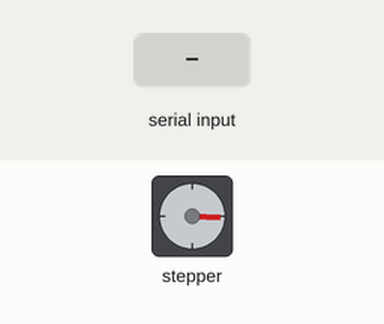
This sketch was run on a simulated Arduino Uno, built with avr-gcc and run on an emulated ATmega328P. On the bench: stepper motor. Inputs (shaded band) come from the test bench. Stepper angles assume 200 steps per turn.

Above: at 1.2 s.
1.3 s: "90,45\n" received over Serial
At 1.65 s:
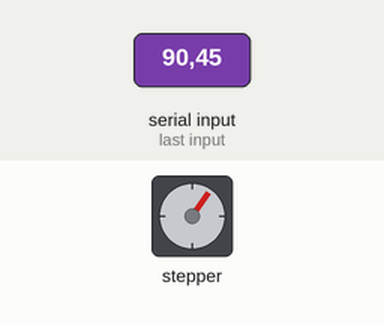
4.3 s: "30,150\n" received over Serial
At 4.95 s:
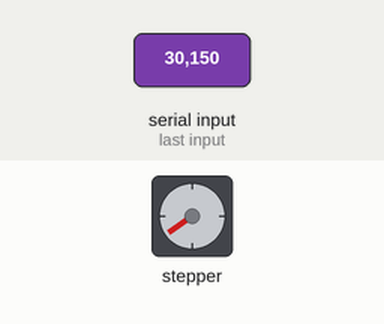
7.3 s: "5\n" received over Serial
At 7.65 s:
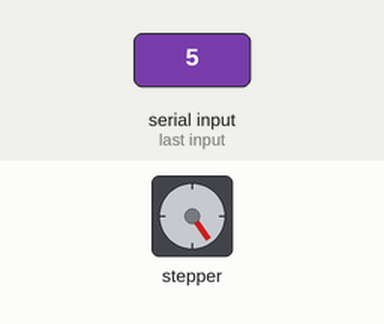
10.3 s: "90\n" received over Serial
Timing chart, 0 to 14.3 s (numbered marks = the images above; inputs shaded):
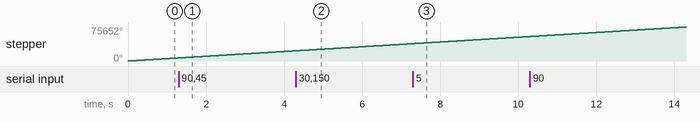

The sketch:

stepstep.ino
```cpp
#include <AccelStepper.h>

char rec;
String stuff_right = "";
String comm_right = "0";
int speedd = 0;

AccelStepper stepper(1,12,11);
void setup()
{
   stepper.setMaxSpeed(6000);
   stepper.setSpeed(6000);
   Serial.begin(9600);
}
int cnt = 0;
int timeprev = 0;
void loop()
{
  stepper.runSpeed();
  if(millis() - timeprev > 100) {
    while(Serial.available()){
      rec = Serial.read();
      if(rec=='c'){
        speedd = comm_right.toInt();
        stepper.setSpeed(speedd);

        stuff_right ="";
        break;
      }
      stuff_right+=rec;
      comm_right = stuff_right;

    }

    timeprev = millis();
   }
}
```
